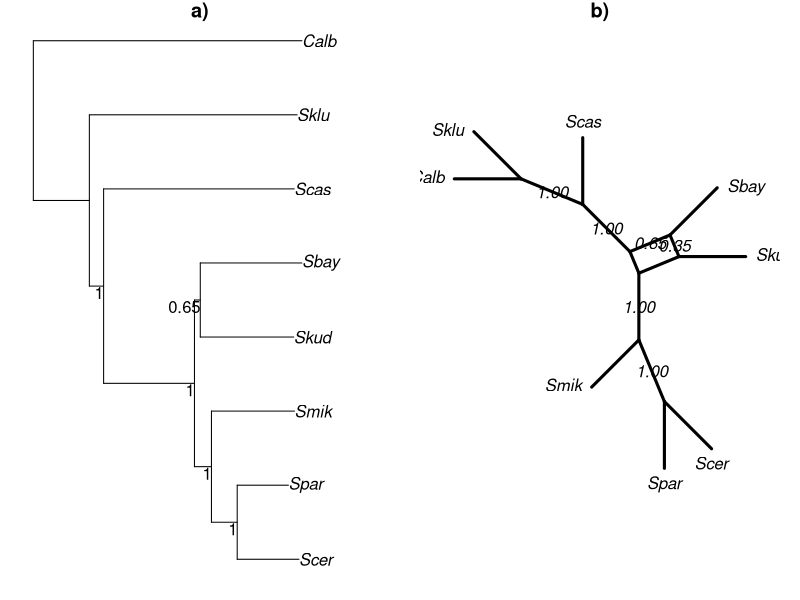
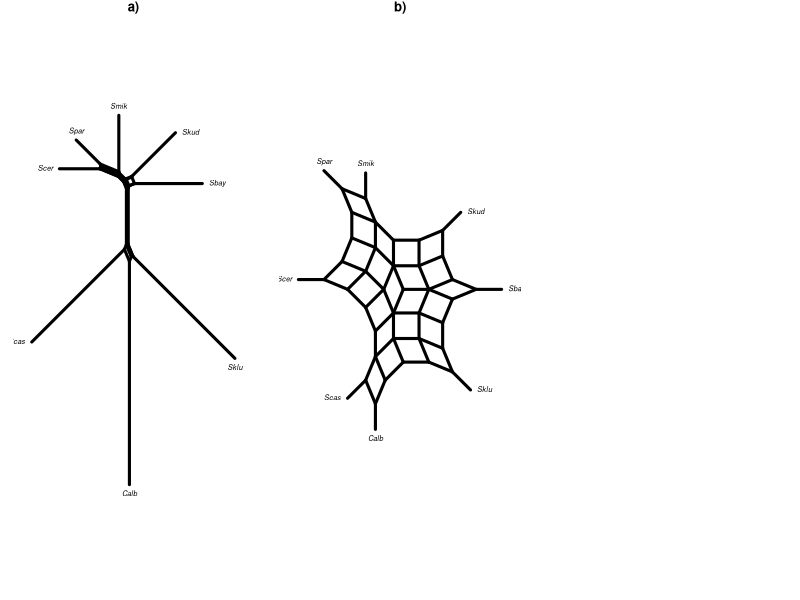

Recreate these plots in R, in order. (Note: this script raises an error after producing the figures.)
## ---- chunk 1
library(phangorn)
data(Laurasiatherian)
data(yeast)
## ---- chunk 2
set.seed(1)
bs <- bootstrap.phyDat(yeast, FUN = function(x)nj(dist.hamming(x)), 
    bs=100)
tree <- nj(dist.hamming(yeast))
cnet <- consensusNet(bs, .3)
par("mar" = rep(1, 4), "mfrow"=c(1,2))
tree <- plotBS(midpoint(tree), bs, "phylogram", main="a)")
plot(cnet, show.edge.label=TRUE, main="b)")
## ---- chunk 3
dm <- dist.hamming(yeast)
nnet <- neighborNet(dm)
## ---- chunk 4
par("mar" = rep(1, 4), "mfrow" = c(1, 3))
plot(nnet, main="a)")
plot(nnet, main="b)", use.edge.length = FALSE)
plot(nnet, type = "outline", main="c)", use.edge.length = FALSE)
## ---- chunk 5
nnet <- addConfidences(nnet, tree)
par("mar" = rep(1, 4))
plot(nnet, show.edge.label=TRUE)
## ---- chunk 6
tree2 <- rNNI(tree, 2)
tree2 <- addConfidences(tree2, tree)
# several support values are missing
par("mar" = rep(1, 4))
plot(tree2, show.node.label=TRUE)
## ---- chunk 7
sessionInfo()
